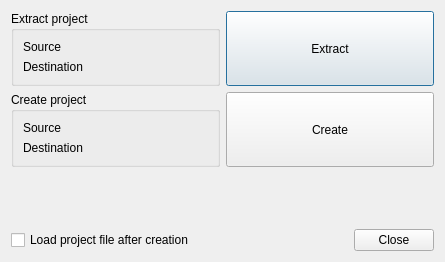
<?xml version="1.0" encoding="UTF-8"?>
<ui version="4.0">
 <class>Gui::Dialog::DlgProjectUtility</class>
 <widget class="QDialog" name="Gui::Dialog::DlgProjectUtility">
  <property name="geometry">
   <rect>
    <x>0</x>
    <y>0</y>
    <width>445</width>
    <height>262</height>
   </rect>
  </property>
  <property name="windowTitle">
   <string>Project utility</string>
  </property>
  <layout class="QGridLayout" name="gridLayout_4">
   <item row="0" column="0" colspan="2">
    <layout class="QGridLayout" name="gridLayout_3">
     <item row="0" column="0">
      <widget class="QGroupBox" name="groupBox">
       <property name="title">
        <string>Extract project</string>
       </property>
       <layout class="QGridLayout" name="gridLayout">
        <item row="0" column="0">
         <widget class="QLabel" name="label">
          <property name="text">
           <string>Source</string>
          </property>
         </widget>
        </item>
        <item row="0" column="1">
         <widget class="Gui::FileChooser" name="extractSource">
          <property name="filter">
           <string notr="true">Project file (*.RPSStd)</string>
          </property>
         </widget>
        </item>
        <item row="1" column="0">
         <widget class="QLabel" name="label_2">
          <property name="text">
           <string>Destination</string>
          </property>
         </widget>
        </item>
        <item row="1" column="1">
         <widget class="Gui::FileChooser" name="extractDest">
          <property name="mode">
           <enum>Gui::FileChooser::Directory</enum>
          </property>
         </widget>
        </item>
       </layout>
      </widget>
     </item>
     <item row="0" column="1">
      <widget class="QPushButton" name="extractButton">
       <property name="sizePolicy">
        <sizepolicy hsizetype="Minimum" vsizetype="Minimum">
         <horstretch>0</horstretch>
         <verstretch>0</verstretch>
        </sizepolicy>
       </property>
       <property name="text">
        <string>Extract</string>
       </property>
      </widget>
     </item>
     <item row="1" column="0">
      <widget class="QGroupBox" name="groupBox_2">
       <property name="title">
        <string>Create project</string>
       </property>
       <layout class="QGridLayout" name="gridLayout_2">
        <item row="0" column="0">
         <widget class="QLabel" name="label_3">
          <property name="text">
           <string>Source</string>
          </property>
         </widget>
        </item>
        <item row="0" column="1">
         <widget class="Gui::FileChooser" name="createSource">
          <property name="filter">
           <string notr="true">Document.xml</string>
          </property>
         </widget>
        </item>
        <item row="1" column="0">
         <widget class="QLabel" name="label_4">
          <property name="text">
           <string>Destination</string>
          </property>
         </widget>
        </item>
        <item row="1" column="1">
         <widget class="Gui::FileChooser" name="createDest">
          <property name="mode">
           <enum>Gui::FileChooser::Directory</enum>
          </property>
         </widget>
        </item>
       </layout>
      </widget>
     </item>
     <item row="1" column="1">
      <widget class="QPushButton" name="createButton">
       <property name="sizePolicy">
        <sizepolicy hsizetype="Minimum" vsizetype="Minimum">
         <horstretch>0</horstretch>
         <verstretch>0</verstretch>
        </sizepolicy>
       </property>
       <property name="text">
        <string>Create</string>
       </property>
      </widget>
     </item>
    </layout>
   </item>
   <item row="1" column="0">
    <spacer name="verticalSpacer">
     <property name="orientation">
      <enum>Qt::Vertical</enum>
     </property>
     <property name="sizeHint" stdset="0">
      <size>
       <width>20</width>
       <height>16</height>
      </size>
     </property>
    </spacer>
   </item>
   <item row="2" column="0">
    <widget class="QCheckBox" name="checkLoadProject">
     <property name="text">
      <string>Load project file after creation</string>
     </property>
    </widget>
   </item>
   <item row="2" column="1">
    <widget class="QDialogButtonBox" name="buttonBox">
     <property name="orientation">
      <enum>Qt::Horizontal</enum>
     </property>
     <property name="standardButtons">
      <set>QDialogButtonBox::Close</set>
     </property>
    </widget>
   </item>
  </layout>
 </widget>
 <customwidgets>
  <customwidget>
   <class>Gui::FileChooser</class>
   <extends>QWidget</extends>
   <header>Gui/FileDialog.h</header>
  </customwidget>
 </customwidgets>
 <resources/>
 <connections>
  <connection>
   <sender>buttonBox</sender>
   <signal>accepted()</signal>
   <receiver>Gui::Dialog::DlgProjectUtility</receiver>
   <slot>accept()</slot>
   <hints>
    <hint type="sourcelabel">
     <x>248</x>
     <y>254</y>
    </hint>
    <hint type="destinationlabel">
     <x>157</x>
     <y>274</y>
    </hint>
   </hints>
  </connection>
  <connection>
   <sender>buttonBox</sender>
   <signal>rejected()</signal>
   <receiver>Gui::Dialog::DlgProjectUtility</receiver>
   <slot>reject()</slot>
   <hints>
    <hint type="sourcelabel">
     <x>316</x>
     <y>260</y>
    </hint>
    <hint type="destinationlabel">
     <x>286</x>
     <y>274</y>
    </hint>
   </hints>
  </connection>
 </connections>
</ui>
